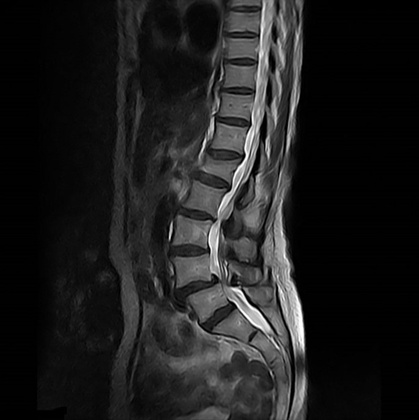
%> input picture assign1.jpg, 419 x 420 px, shrunk from 685 x 686 before the run
$ octave binimage.m   (GNU Octave 9; MATLAB toolbox functions it lacks are replaced by stand-ins)
%> lines starting %> are read from the running program, lines starting %| are printed output that depends on the picture
clc;
%clear all;
close all;
a=imread('assign1.jpg');
%> a is the input picture: size 420x419x3 uint8; min 0, max 255, mean 30
% figure(1);
% imhist(a);
figure(2);
imshow(a);
 a=double(a);
%> a: size 420x419x3 double
[x,y]=size(a);
%> x = 420; y = 1257
b=a;

for i=1:x
    for j=1:y
        a(i,j)=2*a(i,j)^4;

    end
end
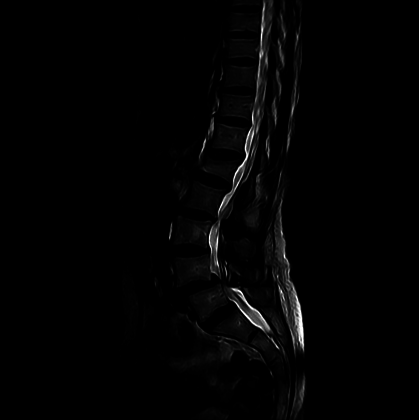
%> a: size 420x419x3 double; min 0, max 8456501250, mean 101771078.8; drawn with min black and max white

a=uint8(a);
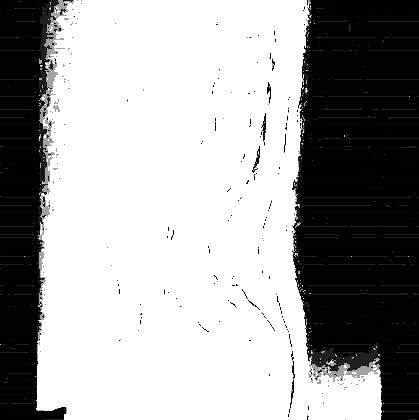
%> a: size 420x419x3 uint8; min 0, max 255, mean 162.5

figure(3);
imshow(a);

$ run again, with 1.jpg copied over assign1.jpg
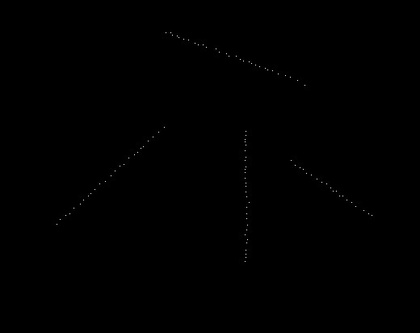
%> input picture 1.jpg, 420 x 333 px, shrunk from 520 x 412 before the run
%> a is the input picture: size 333x420x3 uint8; min 0, max 165, mean 0.2
%> after the loop `for i=1:x`:
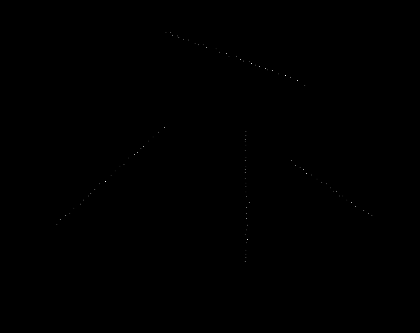
%> a: size 333x420x3 double; min 0, max 1482401250, mean 396880.4; drawn with min black and max white
%> `a=uint8(a);`:
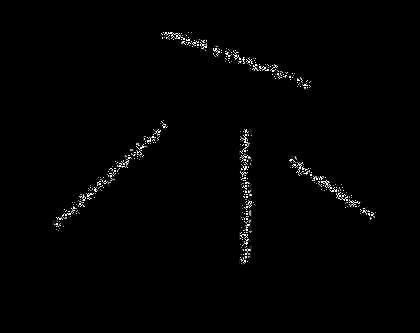
%> a: size 333x420x3 uint8; min 0, max 255, mean 2.8

$ run again, with SpecifyGammaWhenAdjustingContrastExample_01.jpg copied over assign1.jpg
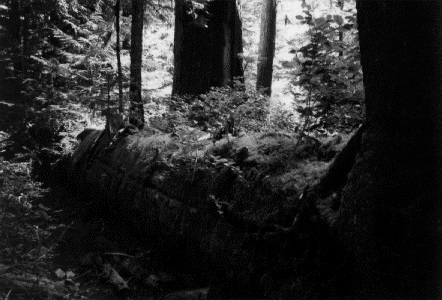
%> input picture SpecifyGammaWhenAdjustingContrastExample_01.jpg, 442 x 300 px
%> a is the input picture: size 300x442x3 uint8; min 0, max 255, mean 41.4
%> after the loop `for i=1:x`:
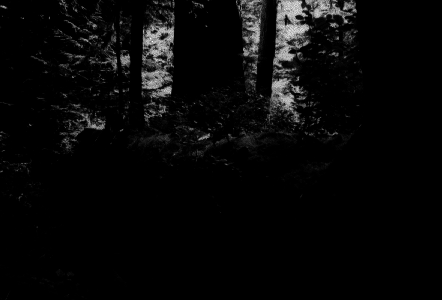
%> a: size 300x442x3 double; min 0, max 8456501250, mean 280188413; drawn with min black and max white
%> `a=uint8(a);`:
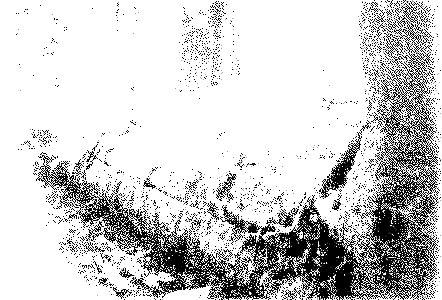
%> a: size 300x442x3 uint8; min 0, max 255, mean 205.3
